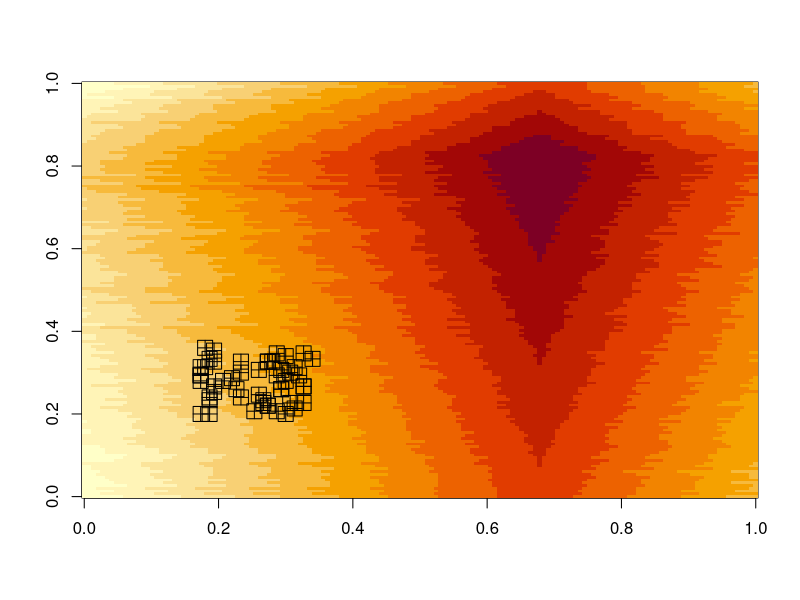
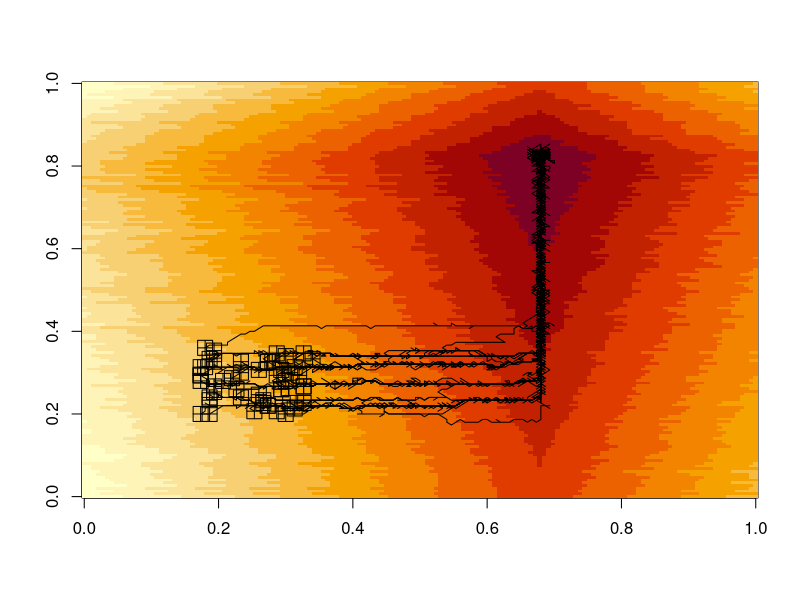

The R script that drew these images, in order:
elv=c(0, 400)           
lndscp=150                 
nindvs=50                 
nsteps=500                 
mvup=0.8

prod.land = function(elv){
  land  = matrix(ncol=lndscp, nrow=lndscp)
  ypk = round(runif(1,0,lndscp))
  xpk = round(runif(1,0,lndscp))
  land[xpk, ypk] = elv[2]
land[xpk, 1:(ypk-1)] = round(seq(elv[1], elv[2], (elv[2]-elv[1])/(ypk-2)) + rgamma((ypk-1),0,1), 0)
land[xpk, (ypk+1):lndscp] = round(rev(seq(elv[1], elv[2], (elv[2]-elv[1])/(lndscp-ypk-1)) + rgamma((lndscp-ypk),5,2)), 0)
for(r in (xpk-1):1){
land[r,] = land[(r+1),] - round(rgamma(lndscp, 10, 1), 0)
  }
for(r in (xpk+1):lndscp){
land[r,] = land[(r-1),] - round(rgamma(lndscp, 10, 1), 0)
  }
return(land)
}
land = prod.land(elv)
windows()
image(land)  

pop = function(nindvs, lndscp){
  bflies = matrix(nrow=nindvs, ncol=2)
  variance=25
  x = round(runif(1,min = 0,max = lndscp-variance))
  y = round(runif(1,min = 0,max = lndscp-variance))
  bflies[,1]  = sample(x:(x+variance),nindvs,replace = T)
  bflies[,2]  = sample(y:(y+variance),nindvs,replace = T)
  return(bflies)
}
bflies = pop(nindvs, lndscp)
points(bflies[,1]/150, bflies[,2]/150, pch=12,cex=2.0)

moving=function(x){
  mv=matrix(NA,nsteps,2)
  mv[1,]=bflies[x,]
  possmv=NA
for (k in 2:nsteps) {
  possmv[k]=rbinom(1,1,mvup)
  near=land[ifelse((mv[k-1,1])==1,1,(mv[k-1,1]-1)):ifelse((mv[k-1,1])==150,150,(mv[k-1,1]+1)),ifelse((mv[k-1,2])==1,1,(mv[k-1,2]-1)):ifelse((mv[k-1,2])==150,150,(mv[k-1,2]+1))]
  trans=max(which(near==max(near)))
  mv[k,2]=if(possmv[k]==1){ifelse(trans %in% c(1,2,3),mv[(k-1),2]-1,ifelse(trans %in% c(7,8,9),mv[(k-1),2]+1,mv[(k-1),2]))
    } else mv[(k-1),2]+sample(c(1,0,-1),1)
      mv[k,1]=if(possmv[k]==1) {ifelse(trans %in% c(1,4,7), mv[(k-1),1]-1,ifelse(trans %in% c(3,6,9), mv[(k-1),1]+1,mv[(k-1),1]))
        } else mv[(k-1),1]+sample(c(1,0,-1),1)
}  
  return(mv)
}

windows()
image(land)
points(bflies[,1]/150, bflies[,2]/150, pch=12,cex=2.0)
movements=lapply(1:nindvs,moving)
corridors=lapply(movements,function(x)x/150)
lapply(corridors, lines)


